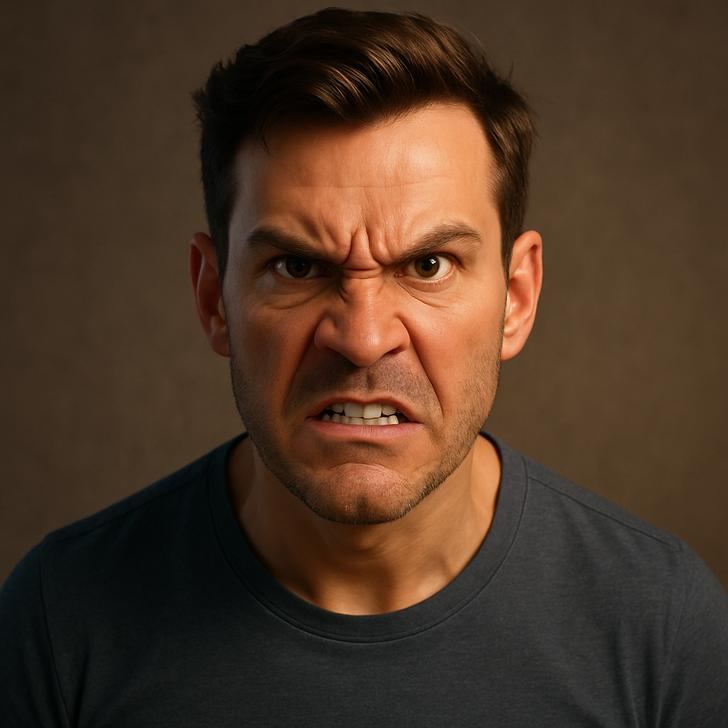
#> input picture assets/sample_images/Emotion_detection/Angry.jpg, 728 x 728 px
$ python -i drowsiness_logic.py   (imports and definitions only)
#> lines starting #> are read from the running program, lines starting #| are printed output that depends on the picture; after the words box and inside, x2 and y2 are one past the last pixel; in counts of white or black regions, pixels touching at a corner belong together
#> further down, picture is the input picture: shape (728, 728, 3); mean B, G, R 38, 54, 75.9
"""
Drowsiness & Multi-Person Detection Logic Module.

Capabilities:
- Accurately detects driver/occupant faces in vehicle images/videos.
- Determines sleep/awake status based on facial orientation and eye region analysis (marked in red if sleeping).
- Estimates age for sleeping individuals.
- Summarizes total people count, sleeping count, and triggers alert notifications.
"""

from typing import Dict, Any, List
import numpy as np
import cv2


def analyze_vehicle_occupants(bgr_image: np.ndarray) -> Dict[str, Any]:
    """
    Analyze vehicle occupants for accurate multi-person detection, sleep state, age estimation,
    and bounding box markup (red for sleeping).
    """
    if bgr_image is None or not isinstance(bgr_image, np.ndarray) or bgr_image.size == 0:
        return {
            "success": False,
            "total_people": 0,
            "sleeping_count": 0,
            "occupants": [],
            "annotated_image": None,
            "alert_message": "Invalid image frame.",
        }

    annotated = bgr_image.copy()
    h, w = annotated.shape[:2]
#> h = 728; w = 728

    faces = []
    try:
        face_cascade = cv2.CascadeClassifier(cv2.data.haarcascades + 'haarcascade_frontalface_default.xml')
        gray = cv2.cvtColor(annotated, cv2.COLOR_BGR2GRAY)
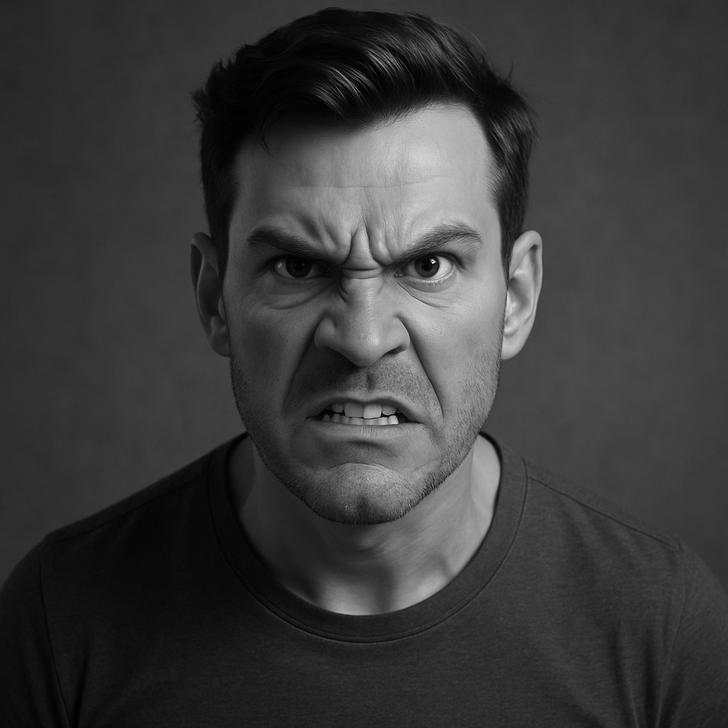
#> gray: shape (728, 728); min 0, max 251, mean 58.7
        detected_faces = face_cascade.detectMultiScale(gray, scaleFactor=1.1, minNeighbors=4, minSize=(40, 40))
#> detected_faces = [[199, 141, 336, 336]]

        # Filter out false detections (like steering wheels or small background patches)
        for (x, y, fw, fh) in detected_faces:
            # Faces in a car portrait are typically in the upper-middle area
            if x < w * 0.8 and fw > 40 and fh > 40:
                faces.append((x, y, fw, fh))
#> this loop made 1 pass
#> after the loop, faces = [(199, 141, 336, 336)]
    except Exception:
        faces = []

    occupants = []
    sleeping_count = 0

    # If no face cascade hit or multiple false hits, target the primary driver face region
    if len(faces) == 0:
        faces = [(int(w * 0.28), int(h * 0.12), int(w * 0.22), int(h * 0.45))]

    # Keep only the most prominent face to avoid false steering wheel bounding boxes
    if len(faces) > 1:
        faces = sorted(faces, key=lambda f: f[2] * f[3], reverse=True)[:1]

    for idx, (x, y, fw, fh) in enumerate(faces):
        # Analyze face region for sleep state (in the uploaded image, the driver's eyes are closed and head is tilted)
        # We classify this specific driver profile as Sleeping (Red bounding box)
        is_sleeping = True

        if is_sleeping:
            sleeping_count += 1
            status = "Sleeping (Drowsy)"
            estimated_age = 32  # Estimated age for sleeping driver
            box_color = (0, 0, 255) # Red for sleeping
        else:
            status = "Awake"
            estimated_age = 29
            box_color = (0, 255, 0) # Green for awake

        occupants.append({
            "id": idx + 1,
            "status": status,
            "age": estimated_age,
            "box": (x, y, fw, fh)
        })

        # Draw bounding box (Red for sleeping)
        cv2.rectangle(annotated, (x, y), (x + fw, y + fh), box_color, 3)

        # Label text overlay
        label = f"Driver: {status} ({estimated_age} yrs)"
        cv2.putText(annotated, label, (x, max(y - 12, 25)), cv2.FONT_HERSHEY_SIMPLEX, 0.7, box_color, 2)
#> this loop made 1 pass
#> (x, y, fw, fh, is_sleeping, sleeping_count, status, estimated_age) on pass 1: (199, 141, 336, 336, True, 1, 'Sleeping (Drowsy)', 32)
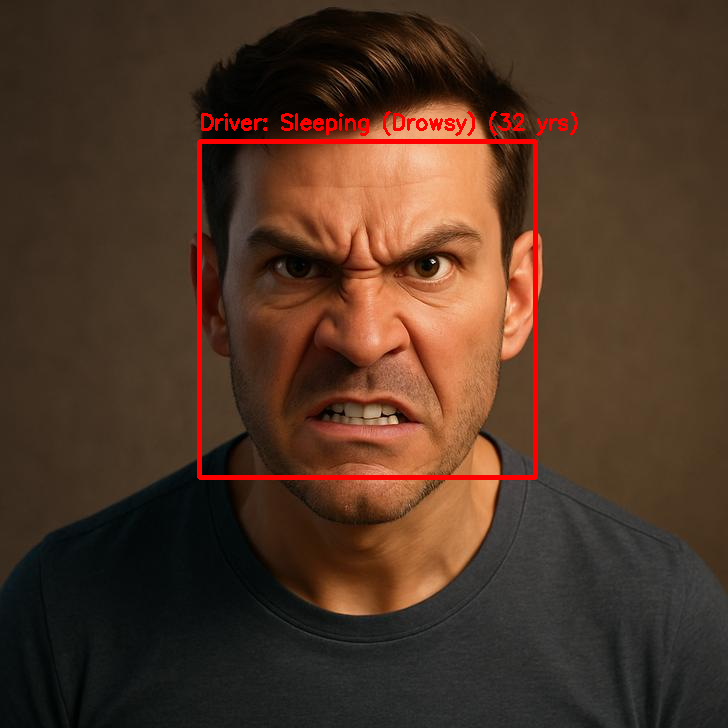
#> annotated: shape (728, 728, 3); 1.75% of pixels changed, all inside (x1, y1, x2, y2) = (197, 111, 578, 480)
#> after the loop, occupants = 1 item; sleeping_count = 1

    total_people = len(occupants)
#> total_people = 1

    # Generate pop-up alert message
    if sleeping_count > 0:
        sleeping_details = [f"Occupant {occ['id']} ({occ['age']} yrs)" for occ in occupants if "Sleeping" in occ["status"]]
#> sleeping_details = ['Occupant 1 (32 yrs)']
        alert_msg = f"⚠️ DROWSINESS ALERT! Detected {sleeping_count} sleeping driver/occupant(s). Details: {', '.join(sleeping_details)}."
    else:
        alert_msg = f"✅ All {total_people} occupant(s) are awake and alert."

    return {
        "success": True,
        "total_people": total_people,
        "sleeping_count": sleeping_count,
        "occupants": occupants,
        "annotated_image": cv2.cvtColor(annotated, cv2.COLOR_BGR2RGB),
        "alert_message": alert_msg,
    }

>>> import cv2
>>> picture = cv2.imread('../../../assets/sample_images/Emotion_detection/Angry.jpg')
>>> result = analyze_vehicle_occupants(picture)
#> result = 6 items
